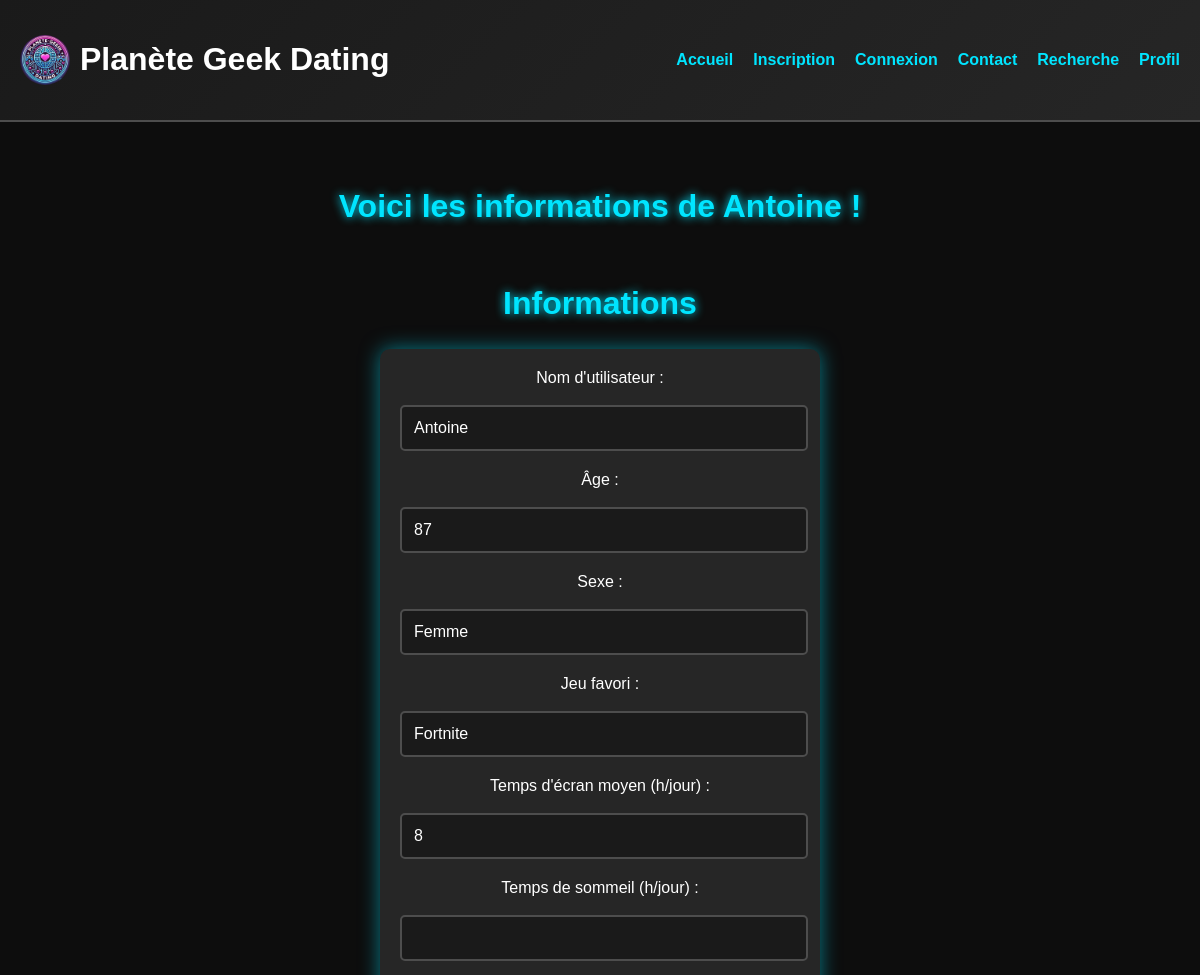
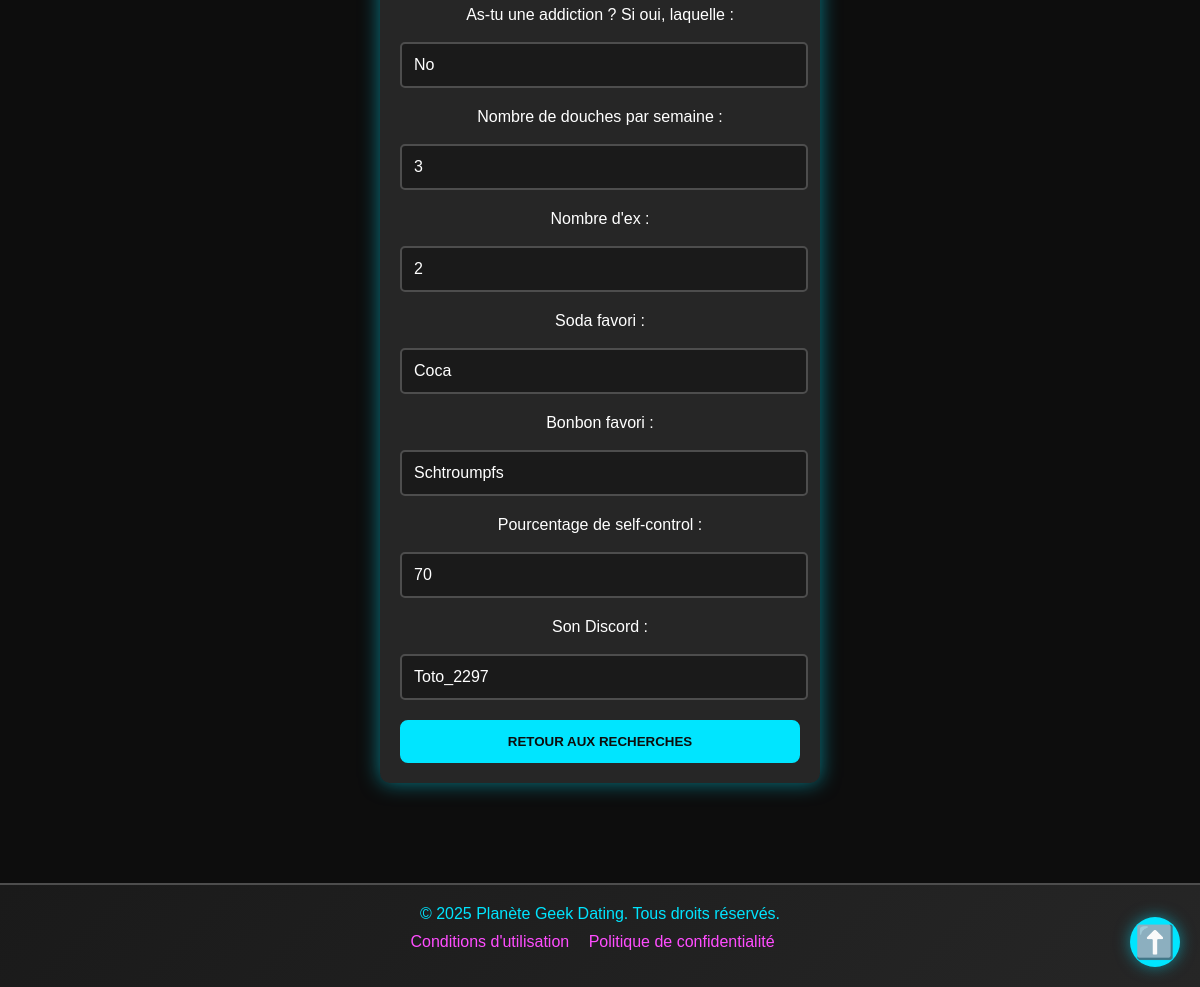
The page /profil_user_/Antoine on the database its author committed (2 pictures, top to bottom).
### tables this page shows
CREATE TABLE "infos_joueur" (
	"name_id"	TEXT UNIQUE,
	"sexe"	TEXT,
	"age"	INTEGER,
	"fav_game"	TEXT,
	"screen_time_moy"	INTEGER,
	"heure_sommeil"	INTEGER,
	"addiction"	TEXT,
	"nb_douches"	INTEGER,
	"nb_ex"	INTEGER,
	"fav_soda"	TEXT,
	"fav_bonbons"	TEXT,
	"pourcent_selfcontrol"	INTEGER,
	"discord"	TEXT,
	"mdp"	TEXT UNIQUE
);

### app.py (the view)
@app.route('/profil_user_/<username>', methods=['POST','GET'])
def profil_user_(username):
    conn = get_db_connection(DATABASE)  # Connexion à la base de données
    curseur = conn.cursor()
    datas = curseur.execute("SELECT * FROM infos_joueur WHERE name_id = ? ", (username,)).fetchall()
    datas = [dict(row) for row in datas]
    conn.close()
    if request.method=='POST':
        return redirect(url_for('recherche'))
    return render_template('profil_user_.html', username = username, datas = datas)

### app.py (called while the page is built)
def get_db_connection(DATABASE):
    conn = sqlite3.connect(DATABASE)
    conn.row_factory = sqlite3.Row
    return conn

### templates/profil_user_.html (shortened to what this page needs)
<!DOCTYPE html>
<html lang="fr">
<head>
    <link rel="stylesheet" href="{{ url_for('static', filename='styles.css') }}">
</head>
<body id="top">
    <header>
        <div class="logo">
            <img src="{{url_for('static', filename='logo circulaire.webp')}}" alt="Logo Planète Geek Dating">
            <h1><a class="home_button" href="{{url_for('index')}}">Planète Geek Dating</a></h1>
        </div>
        <nav>
            <ul>
                <li><a href="{{url_for('index')}}">Accueil</a></li>
                <li><a href="{{url_for('index', section='signup')}}">Inscription</a></li>
                <li><a href="{{url_for('Connexion')}}">Connexion</a></li>
                <li><a href="{{url_for('Contacts')}}">Contact</a></li>
                <li><a href="{{url_for('recherche')}}">Recherche</a></li>
                <li><a href="{{url_for('profil')}}">Profil</a></li>
            </ul>
        </nav>
    </header>
    <main>
        <section id="home">
            <h2>Voici les informations de {{ username }} !<!DOCTYPE html>
            <html lang="fr">
            <head>
            </head>
            <body>
            </body>
        </section>
        <section id="modify">
            <h2>Informations</h2>
            <form action="{{ url_for('profil_user_', username = username )}}" method="POST">
                <label for="username">Nom d'utilisateur :</label>
                <br>
                <br>
                <input type="text" id="username" name="username" value="{% if username %}{{ username }}{% endif %}" readonly>
                <label for="age">Âge :</label>
                <br>
                <br>
                <input type="number" id="age" name="age" value="{% if datas %}{{ datas[0]['age'] }}{% endif %}" readonly>
                <label for="sexe">Sexe :</label>
                <br>
                <br>
                <input type="text" id="sexe" name="sexe" value="{% if datas %}{{ datas[0]['sexe'] }}{% endif %}" readonly>
                <label for="jeu">Jeu favori :</label>
                <br>
                <br>
                <input type="text" id="jeu" name="jeu" value="{% if datas %}{{ datas[0]['fav_game'] }}{% endif %}" readonly>
                <label for="temps">Temps d'écran moyen (h/jour) :</label>
                <br>
                <br>
                <input type="number" id="temps" name="temps" value="{% if datas %}{{ datas[0]['screen_time_moy'] }}{% endif %}" readonly>
                <label for="sommeil">Temps de sommeil (h/jour) :</label>
                <br>
                <br>
                <input type="number" id="sommeil" name="sommeil" value="{% if datas %}{{ datas[0]['heure_sommeil'] }}{% endif %}" readonly>
                <label for="addiction">As-tu une addiction ? Si oui, laquelle :</label>
                <br>
                <br>
                <input type="text" id="addiction" name="addiction" value="{% if datas %}{{ datas[0]['addiction'] }}{% endif %}" readonly>
                <label for="douches">Nombre de douches par semaine :</label>
                <br>
                <br>
                <input type="number" id="douches" name="douches" value="{% if datas %}{{ datas[0]['nb_douches'] }}{% endif %}" readonly>
                <label for="exs">Nombre d'ex :</label>
                <br>
                <br>
                <input type="number" id="exs" name="exs" value="{% if datas %}{{ datas[0]['nb_ex'] }}{% endif %}" readonly>
                <label for="soda">Soda favori :</label>
                <br>
                <br>
                <input type="text" id="soda" name="soda" value="{% if datas %}{{ datas[0]['fav_soda'] }}{% endif %}" readonly>
                <label for="bonbon">Bonbon favori :</label>
                <br>
                <br>
                <input type="text" id="bonbon" name="bonbon" value="{% if datas %}{{ datas[0]['fav_bonbons'] }}{% endif %}" readonly>
                <label for="selfcontrol">Pourcentage de self-control :</label>
                <br>
                <br>
                <input type="number" id="selfcontrol" name="selfcontrol" value="{% if datas %}{{ datas[0]['pourcent_selfcontrol'] }}{% endif %}" readonly>
                <label for="discord">Son Discord :</label>
                <br>
                <br>
                <input type="text" id="discord" name="discord" value="{% if datas %}{{ datas[0]['discord'] }}{% endif %}" readonly>
                <button type="submit">Retour aux recherches</button>
            </form>
        </section>
    </main>
    <footer>
        <p>&copy; 2025 Planète Geek Dating. Tous droits réservés.</p>
        <ul>
            <li><a href="#">Conditions d'utilisation</a></li>
            <li><a href="">Politique de confidentialité</a></li>
        </ul>
    </footer>
    <a href="#top" class="back-to-top" aria-label="Remonter en haut">⬆️</a>
</body>
</html>

### static/styles.css (style rules this page uses)
:root { --primary-color: #00e5ff; --secondary-color: #ff4dff; --bg-color: #0d0d0d; --text-color: #ffffff; }
body { font-family: 'Arial', sans-serif; margin: 0; padding: 0; background-color: var(--bg-color); color: var(--text-color); }
.back-to-top { position: fixed; bottom: 20px; right: 20px; width: 50px; height: 50px; background-color: var(--primary-color); color: var(--bg-color); text-align: center; line-height: 50px; font-size: 2rem; border-radius: 50%; box-shadow: 0 0 15px rgba(0, 229, 255, 0.5); text-decoration: none; transition: all 0.3s ease; }
form input, form select { width: 95%; padding: 12px; margin-bottom: 20px; border: 2px solid #4d4d4d; border-radius: 5px; background-color: #1a1a1a; color: var(--text-color); font-size: 1rem; transition: border 0.3s ease; }
form button { width: 100%; padding: 12px; background-color: var(--primary-color); border: 2px solid var(--primary-color); border-radius: 8px; font-weight: bold; color: var(--bg-color); cursor: pointer; transition: all 0.3s ease; }
.home_button, .home_button:visited, .home_button:hover, .home_button:focus { color: white; text-decoration: none; }
header { background: linear-gradient(135deg, #1a1a1a, #262626); padding: 20px; display: flex; justify-content: space-between; align-items: center; border-bottom: 2px solid #4d4d4d; }
header .logo { display: flex; align-items: center; }
header .logo img { height: 50px; margin-right: 10px; border-radius: 50%; object-fit: cover; }
header nav ul { list-style-type: none; margin: 0; padding: 0; display: flex; gap: 20px; }
header nav ul li a { color: #00e5ff; text-decoration: none; font-weight: bold; transition: color 0.3s; }
main { padding: 40px 20px; text-align: center; }
main section { margin-bottom: 60px; }
main h2 { font-size: 2rem; color: #00e5ff; text-shadow: 0 0 10px #00e5ff; }
form { max-width: 400px; margin: 0 auto; padding: 20px; background: rgba(255, 255, 255, 0.1); border-radius: 10px; box-shadow: 0 0 20px rgba(0, 229, 255, 0.5); }
form button { width: 100%; padding: 12px; background-color: #00e5ff; border: 2px solid #00e5ff; border-radius: 8px; font-weight: bold; color: #0d0d0d; cursor: pointer; transition: all 0.3s ease; text-transform: uppercase; }
footer { background: linear-gradient(135deg, #1a1a1a, #262626); padding: 20px; text-align: center; border-top: 2px solid #4d4d4d; }
footer p { margin: 0; color: #00e5ff; }
footer ul { list-style-type: none; padding: 0; margin-top: 10px; }
footer ul li { display: inline; margin-right: 15px; }
footer ul li a { color: #ff4dff; text-decoration: none; transition: color 0.3s; }
form input, form select { width: 95%; padding: 12px; margin-bottom: 20px; border: 2px solid #4d4d4d; border-radius: 5px; background-color: #1a1a1a; color: #ffffff; font-size: 1rem; transition: border 0.3s ease; }

### rows shown on the page
infos_joueur: name "Antoine", age "87", sexe "Femme", jeu "Fortnite", temps "8", addiction "No", douches "3", exs "2", soda "Coca", bonbon "Schtroumpfs", selfcontrol "70", discord "Toto_2297"
